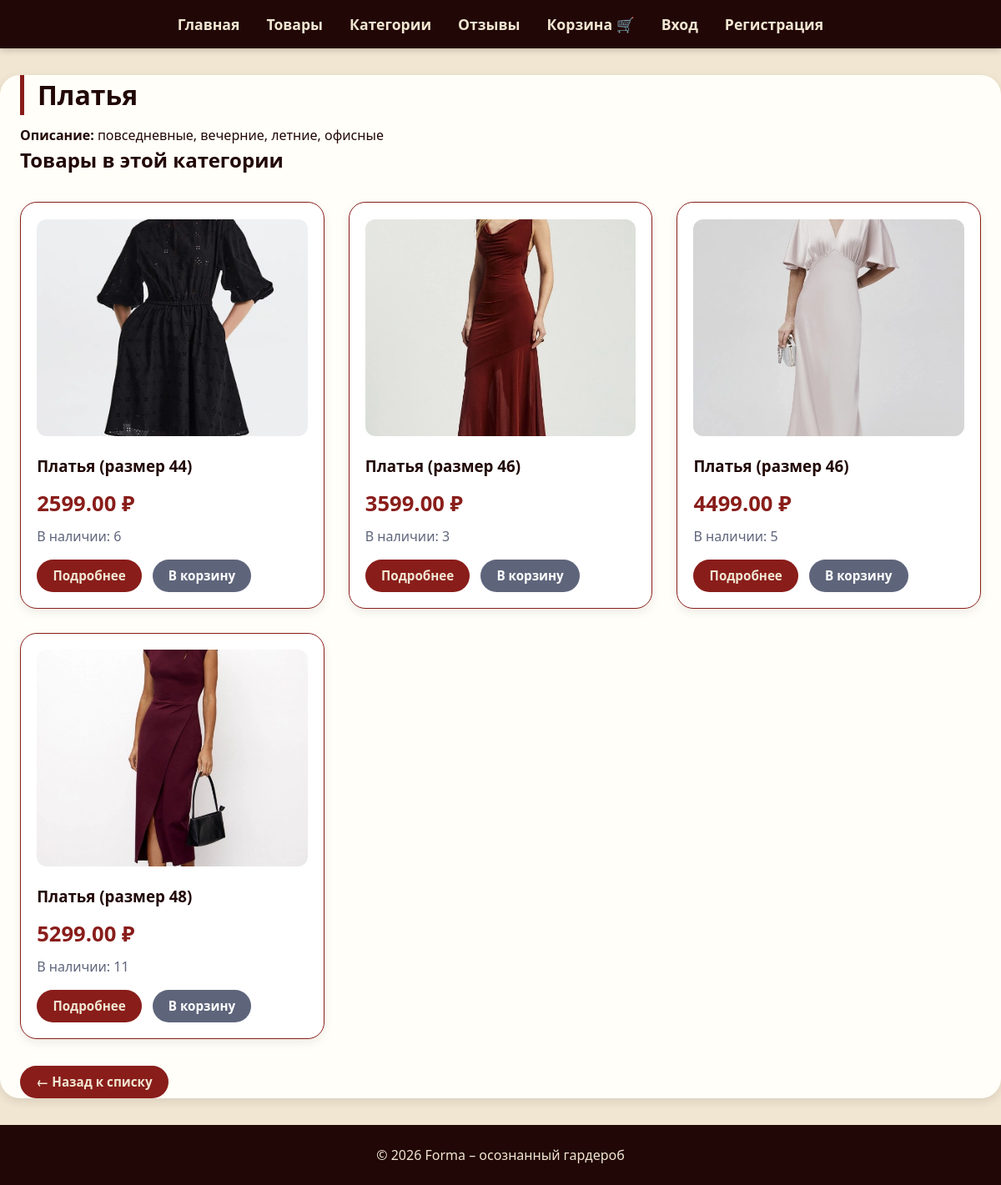
The page /categories/1/ on the database its author committed.
### app/models.py (models this page shows, shortened)
class ProductCategory(models.Model):
    title = models.CharField(max_length=200)
    description = models.TextField(blank=True)

class Product(models.Model):
    category = models.ForeignKey(ProductCategory, on_delete=models.PROTECT, related_name='products')
    size = models.IntegerField()
    description = models.TextField()
    availability = models.IntegerField()
    price = models.DecimalField(max_digits=10, decimal_places=2)
    image = models.ImageField(upload_to='products/', blank=True, null=True)

### app/views.py (the view)
# urls.py: path('categories/<int:pk>/', views.ProductCategoryDetailView.as_view(), name='productcategory_detail'),
class ProductCategoryDetailView(DetailView):
    model = ProductCategory
    template_name = 'app/productcategory_detail.html'
    context_object_name = 'category'

### app/templates/app/productcategory_detail.html (shortened to what this page needs)
{% extends 'app/base.html' %}
{% block content %}
<h1>{{ category.title }}</h1>
<p><strong>Описание:</strong> {{ category.description }}</p>
<h2>Товары в этой категории</h2>
<div class="product-grid">
    {% for product in category.products.all %}
    <div class="product-card">
        {% if product.image %}
            <img src="{{ product.image.url }}" alt="{{ product.category.title }}" class="product-image">
        {% else %}
            <div class="no-image">Нет изображения</div>
        {% endif %}
        <h3>{{ product.category.title }} (размер {{ product.size }})</h3>
        <p class="price">{{ product.price }} ₽</p>
        <p class="stock">В наличии: {{ product.availability }}</p>
        <div class="card-actions">
            <a href="{% url 'app:product_detail' product.pk %}" class="btn">Подробнее</a>
            <a href="{% url 'app:cart_add' product.pk %}" class="btn btn-primary">В корзину</a>
        </div>
    </div>
    {% empty %}
    <p>В этой категории пока нет товаров.</p>
    {% endfor %}
</div>
<div class="actions">
    <a href="{% url 'app:productcategory_list' %}" class="btn">← Назад к списку</a>
</div>
{% endblock %}

### app/templates/app/base.html (shortened to what this page needs)
<!DOCTYPE html>
<html lang="ru">
<head>
    {% load static %}
    <link rel="stylesheet" href="{% static 'app/css/style.css' %}">
</head>
<body>
    <header>
        <nav>
            <ul>
                <li><a href="{% url 'app:home' %}">Главная</a></li>
                <li><a href="{% url 'app:product_list' %}">Товары</a></li>
                <li><a href="{% url 'app:productcategory_list' %}">Категории</a></li>
                <li><a href="{% url 'app:review_list' %}">Отзывы</a></li>
                <li><a href="{% url 'app:cart_detail' %}">Корзина 🛒</a></li>
                {% if user.is_authenticated %}
                    <li><a href="{% url 'app:my_orders' %}">Мои заказы</a></li>
                    <li><a href="{% url 'app:logout' %}">Выйти ({{ user.username }})</a></li>
                {% else %}
                    <li><a href="{% url 'app:login' %}">Вход</a></li>
                    <li><a href="{% url 'app:register' %}">Регистрация</a></li>
                {% endif %}
            </ul>
        </nav>
    </header>
    <main>
        {% block content %}
        {% endblock %}
    </main>
    <footer>
        <p>&copy; 2026 Forma – осознанный гардероб</p>
    </footer>
</body>
</html>

### app/static/app/css/style.css (style rules this page uses)
* { margin: 0; padding: 0; box-sizing: border-box; }
body { font-family: 'Segoe UI', Roboto, 'Helvetica Neue', sans-serif; background-color: #F1E6D2; color: #210706; line-height: 1.5; }
header { background-color: #210706; padding: 1rem 2rem; box-shadow: 0 2px 8px rgba(0,0,0,0.2); }
nav ul { list-style: none; display: flex; gap: 2rem; justify-content: center; flex-wrap: wrap; }
nav a { text-decoration: none; color: #F1E6D2; font-weight: 600; font-size: 1.1rem; transition: color 0.2s; }
main { max-width: 1300px; margin: 2rem auto; padding: 0 1.5rem; background-color: #fffef8; border-radius: 24px; box-shadow: 0 4px 12px rgba(33,7,6,0.1); min-height: 70vh; }
footer { text-align: center; padding: 1.5rem; background-color: #210706; color: #F1E6D2; margin-top: 2rem; }
h1, h2, h3 { color: #210706; margin-bottom: 0.75rem; }
h1 { border-left: 5px solid #891D1A; padding-left: 1rem; }
.btn, button, .btn-primary, .btn-edit { display: inline-block; background-color: #891D1A; color: #F1E6D2; padding: 0.5rem 1.2rem; border-radius: 40px; text-decoration: none; font-weight: bold; transition: 0.2s; border: none; cursor: pointer; font-size: 0.95rem; }
.btn-primary { background-color: #5E657B; color: white; }
.product-grid { display: grid; grid-template-columns: repeat(auto-fill, minmax(270px, 1fr)); gap: 1.8rem; margin: 2rem 0; }
.product-card { background: white; border-radius: 20px; padding: 1.2rem; box-shadow: 0 4px 12px rgba(33,7,6,0.08); transition: 0.2s; border: 1px solid #891D1A; }
.product-image { width: 100%; height: 260px; object-fit: cover; border-radius: 12px; margin-bottom: 1rem; }
.price { font-size: 1.6rem; font-weight: bold; color: #891D1A; }
.stock { color: #5E657B; font-weight: 500; margin: 0.5rem 0; }
.card-actions { display: flex; gap: 0.8rem; margin-top: 1rem; flex-wrap: wrap; }

### rows shown on the page
ProductCategory: title "Платья", description "повседневные, вечерние, летние, офисные"
Product: image (picture), category "Платья", size "44", price "2599.00", availability "6"
Product: image (picture), category "Платья", size "46", price "3599.00", availability "3"
Product: image (picture), category "Платья", size "46", price "4499.00", availability "5"
Product: image (picture), category "Платья", size "48", price "5299.00", availability "11"
